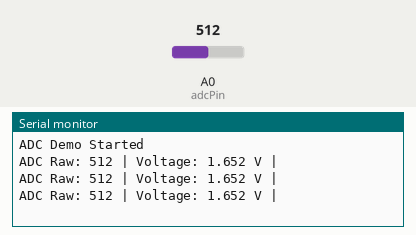
The sketch below on a simulated Arduino Uno, built with avr-gcc and run on an emulated ATmega328P. On the bench: the last lines printed to the serial monitor. The test bench sets the inputs (shaded band); at power-on: A0 (adcPin) = 512.

Above: at 1.3 s.
1.4 s: A0 (adcPin) set to 920
At 1.9 s:
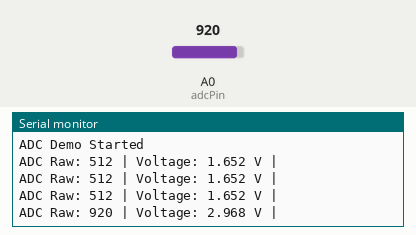
2.9 s: A0 (adcPin) set to 948
At 3.33 s:
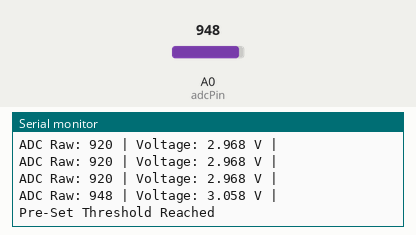
5.0 s: A0 (adcPin) set to 986
At 5.34 s:
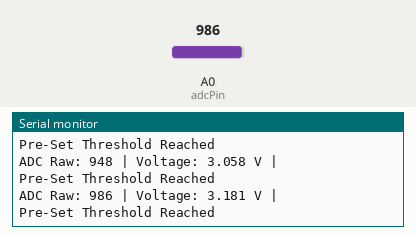
8.0 s: A0 (adcPin) set to 1009
At 8.34 s:
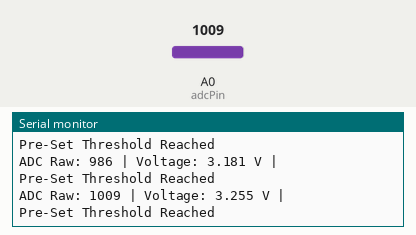
Timing chart, 0 to 11.0 s (numbered marks = the images above; inputs shaded):
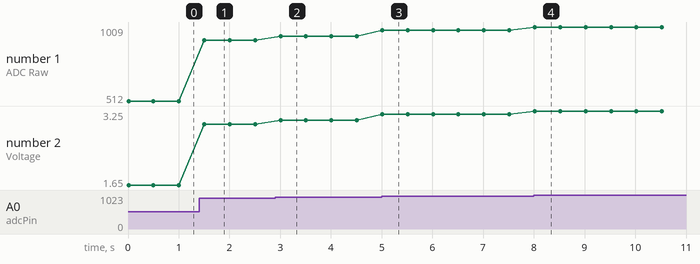

The sketch:

6_ADCwiththreshold.ino
```cpp
// ADC Demo + Safety Limit
// Reads analog voltage and converts to actual voltage

const int adcPin = A0;  // ADC input pin
int adcValue = 0;
float voltage = 0.0;
float threshold = 3.0;

void setup() {
  Serial.begin(9600);
  while (!Serial);

  Serial.println("ADC Demo Started");
}

void loop() {
  adcValue = analogRead(adcPin);  // 0–1023 for 10-bit ADC on UNO & RP2040 DEFAULT (2^10 unique levels)
  voltage = (adcValue / 1023.0) * 3.3;  // Convert to voltage (V) for 5V=Arduino UNO ; 3.3V for RP2040 boards

  Serial.print("ADC Raw: ");
  Serial.print(adcValue);
  Serial.print(" | Voltage: ");
  Serial.print(voltage, 3);  // Show 3 decimal places
  Serial.println(" V |");

if(voltage>=threshold){
  Serial.println("Pre-Set Threshold Reached");  // warn
}

  delay(500);
}
```

Measured:
- the behaviour switches between 929 and 930 on A0 (adcPin) (found by bisection; images 1 and 2)
- after the input at 1.4 s, the serial monitor: prints a new line after 0.10 s (image 1)
- after the input at 2.9 s, the serial monitor: prints a new line after 0.11 s (image 2)
- after the input at 5.0 s, the serial monitor: prints a new line at once (image 3)
- after the input at 8.0 s, the serial monitor: prints a new line at once (image 4)
- plotted number 1: 512 → 920 after the input at 1.4 s, 920 → 948 after the input at 2.9 s, 948 → 986 after the input at 5.0 s, 986 → 1009 after the input at 8.0 s
- plotted number 2: 1.65 → 2.97 after the input at 1.4 s, 2.97 → 3.06 after the input at 2.9 s, 3.06 → 3.18 after the input at 5.0 s, 3.18 → 3.25 after the input at 8.0 s
